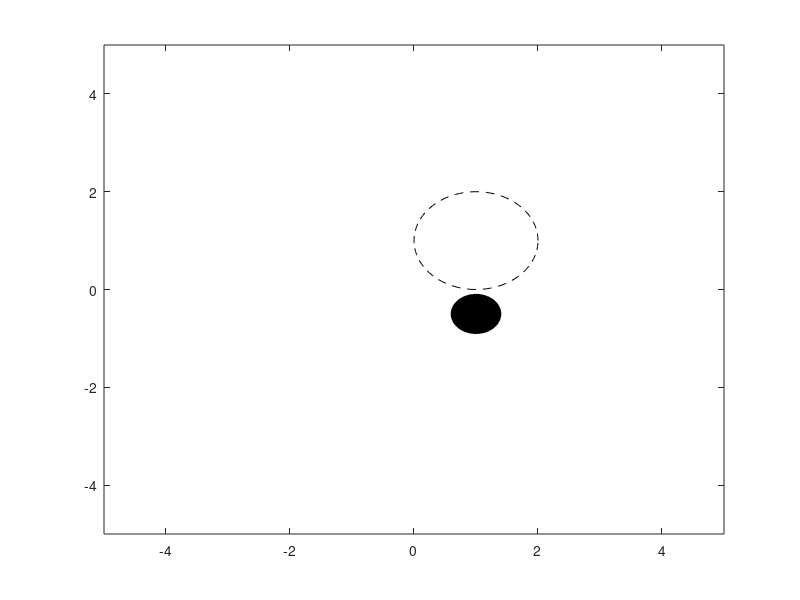

The MATLAB script that drew this image: (Note: this script raises an error after producing the figure.)
clc
clear
close all

% Manipulator parameters
L1 = 1;
L2 = 1;
q_bef = [0; 0; 4; 0];
theta_bef = 0;
qd0 = [0; 0; 0; 0];

% Circle parameters
xcc = 1; % Center X-coordinate of the circle
ycc = 1; % Center Y-coordinate of the circle
r = 1; % Radius of the circle

theta_circle = linspace(0, 2*pi, 100);
x_circle = xcc + r * cos(theta_circle);
y_circle = ycc + r * sin(theta_circle);
plot(x_circle, y_circle, 'k--');
axis([-5 5 -5 5])
hold on;

% Add obstacle
obs_x = 1;
obs_y = -0.5;
obs_radius = 0.4;
obs = [obs_x; obs_y; 0];
fill(obs_x + obs_radius * cos(theta_circle), obs_y + obs_radius * sin(theta_circle), 'black');

K = 10; % Gain
K_qd0 = 0.5;

% Time parameters
te = 7; % Total time
dt = 0.01; % Time step
t = 0:dt:te;

% Initialize path storage
path = zeros(length(t), 2);

path_x = [];
path_y = [];
path_q = []; % Store joint positions for plotting
path_qd = []; % Store joint velocities for plotting

% Rectangle (car) dimensions
car_length = 1; % Length of the car
car_width = 0.5; % Width of the car
half_length = car_length / 2;
half_width = car_width / 2;

for i = 1:length(t)
    x = q_bef(3);
    y = q_bef(4);
    theta = theta_bef;

    xd = xcc + r * cos(t(i));
    yd = ycc + r * sin(t(i));
    xdotd = -r * sin(t(i));
    ydotd = r * cos(t(i));

    p0 = [x; y; 0];
    [p1, p2] = ForKin(p0, q_bef);

    n_min = [norm(p0(1)-obs(1)-obs_radius)
             norm(p0(2)-obs(2)-obs_radius)
             norm(p1-obs-obs_radius)
             norm(p2-obs-obs_radius)];

    qd0 = K_qd0*(n_min);

    % Jacobian car
    Jb = [cos(theta), 0;
         sin(theta), 0;
         0,          1];
    Jm = Jacob(q_bef);

    JNMM = [Jm Jb];

    e2 = [xd; yd; 0] - p0;
    e_angle = atan2(e2(2), e2(1)) - theta; % Angle to goal

    e = [xd; yd] - p2(1:2);

    rd = [xdotd; ydotd; 0] + K*[e;e_angle];

    qd = pinv(JNMM)*rd + (eye(4) - pinv(JNMM)*JNMM)*qd0;

    % Update joint positions
    q = q_bef + qd * dt;

    path_q = [path_q; q'];
    path_qd = [path_qd; qd'];

    % forward kinematics
    [p1, p2] = ForKin(p0, q);

    tt = Jb*q(3:4);
    theta_bef = theta_bef + tt(3)*dt;

    path_x = [path_x; p2(1)];
    path_y = [path_y; p2(2)];

    % Record path
    path(i, :) = q_bef(3:4)';

    % Plot the path up to the current position
    clf; % Clear figure
    hold on;
    grid on;
    axis([-5 5 -5 5])
    plot(x_circle, y_circle, 'k--'); % Desired path (circle)
    plot(path_x, path_y, 'r-', 'LineWidth', 1); % Actual end-effector path

    % Plot obstacle
    fill(obs_x + obs_radius * cos(theta_circle), obs_y + obs_radius * sin(theta_circle), 'black');

    % Plot the manipulator links
    plot([p0(1) p1(1)], [p0(2) p1(2)], 'b-', 'LineWidth', 2); % Link 1
    plot([p1(1) p2(1)], [p1(2) p2(2)], 'b-', 'LineWidth', 2); % Link 2

    % Plot joints
    plot(p0(1), p0(2), 'ko', 'MarkerSize', 5, 'MarkerFaceColor', 'k'); % Base joint
    plot(p1(1), p1(2), 'ko', 'MarkerSize', 5, 'MarkerFaceColor', 'k'); % Joint 1
    plot(p2(1), p2(2), 'ko', 'MarkerSize', 5, 'MarkerFaceColor', 'k'); % Joint 2

    % Define rectangle corners before rotation (relative to center)
    rect_corners = [-half_length, -half_width;
                    -half_length,  half_width;
                     half_length,  half_width;
                     half_length, -half_width;
                    -half_length, -half_width]; % To close the rectangle

    R = [cos(theta), -sin(theta);
         sin(theta),  cos(theta)];

    % Rotate and translate rectangle to the position p0
    rect_rotated = (R * rect_corners')';
    rect_translated = rect_rotated + [p0(1), p0(2)];

    % Plot the rectangle (car)
    fill(rect_translated(:,1), rect_translated(:,2), 'g', 'FaceAlpha', 0.5);
    plot(rect_translated(:,1), rect_translated(:,2), 'k-', 'LineWidth', 2);

    title('2-Link Manipulator Moving Along a Circle with Obstacle');
    xlabel('X Position');
    ylabel('Y Position');
    drawnow;

    q_bef = q;
end

desired_path_x = xcc + r * cos(t);
desired_path_y = ycc + r * sin(t); 

figure;
subplot(3,1,1);
plot(t, path_q(:, 1), 'r', t, path_q(:, 2), 'b');
grid on
legend('q1', 'q2');
xlabel('Time (s)');
ylabel('Joint Positions');
title('Joint Position Paths');

subplot(3,1,2);
plot(t, path_qd(:, 1), 'r', t, path_qd(:, 2), 'b');
grid on
legend('qd1', 'qd2');
xlabel('Time (s)');
ylabel('Joint Velocities');
title('Joint Velocity Paths');

subplot(3,1,3);
plot(t, desired_path_x, 'k--', 'DisplayName', 'Desired Path X');
grid on
hold on;
plot(t, desired_path_y, 'k:', 'DisplayName', 'Desired Path Y');
plot(t, path_x, 'r-', 'DisplayName', 'Actual Path X');
plot(t, path_y, 'b-', 'DisplayName', 'Actual Path Y');
grid on
legend('Desired Path X', 'Desired Path Y', 'Actual Path X', 'Actual Path Y');
xlabel('Time (s)');
ylabel('Position');
title('Desired vs. Actual End-Effector Path Over Time');
hold off;
